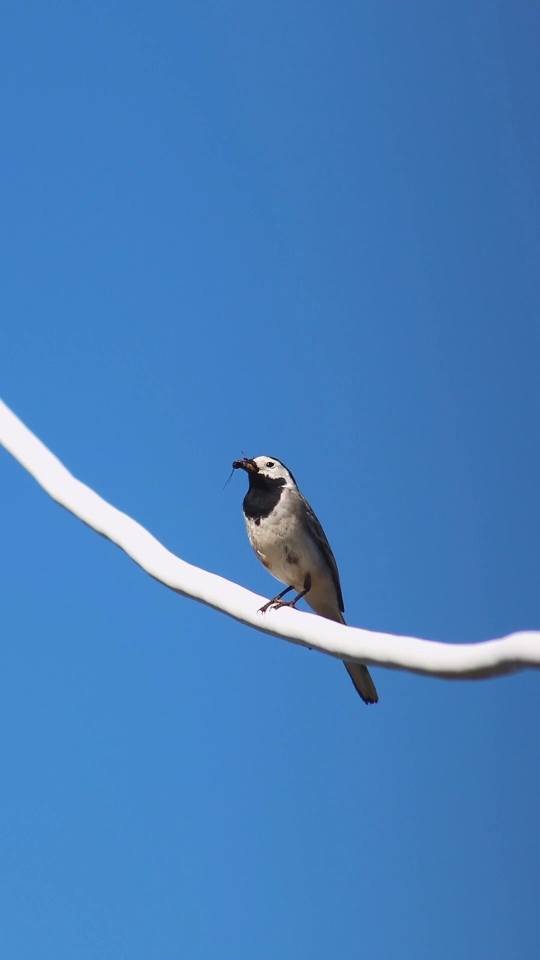
#> input picture frame 150 of opencv_study/videos/bird.mp4, 1080 x 1920 px (shown at 1/2 size)
$ python 'opencv_video bird.py'
#> lines starting #> are read from the running program, lines starting #| are printed output that depends on the picture

import cv2

cap = cv2.VideoCapture("opencv_study/videos/bird.mp4")

# 영상정보
width = cap.get(cv2.CAP_PROP_FRAME_WIDTH)
height = cap.get(cv2.CAP_PROP_FRAME_HEIGHT)
fps = cap.get(cv2.CAP_PROP_FPS)
frame_cnt = cap.get(cv2.CAP_PROP_FRAME_COUNT)

print("w:",width," h:",height," fps:",fps," 총 프레임수:",frame_cnt)

# 특정 시간의 영상 캡처하기( 프레임 저장 )
target_sec = 5

target_frame_num = int(fps * target_sec)

# 영상 캡처한 것을 이미지로 저장하기
cap.set(
    cv2.CAP_PROP_POS_FRAMES, target_frame_num
)
ret, frame = cap.read()
#> frame is the input picture: shape (1920, 1080, 3); mean B, G, R 189.7, 127.2, 70.1
cv2.imwrite("opencv_study/images/bird.png", frame)

frame_idx = 0
while True:
    ret, frame = cap.read() # 프레임 잘 읽었나? 이미지한장
    if not ret:
        break
    frame_idx += 1 # 프레인 번호
    small = cv2.resize(frame, (540,960))
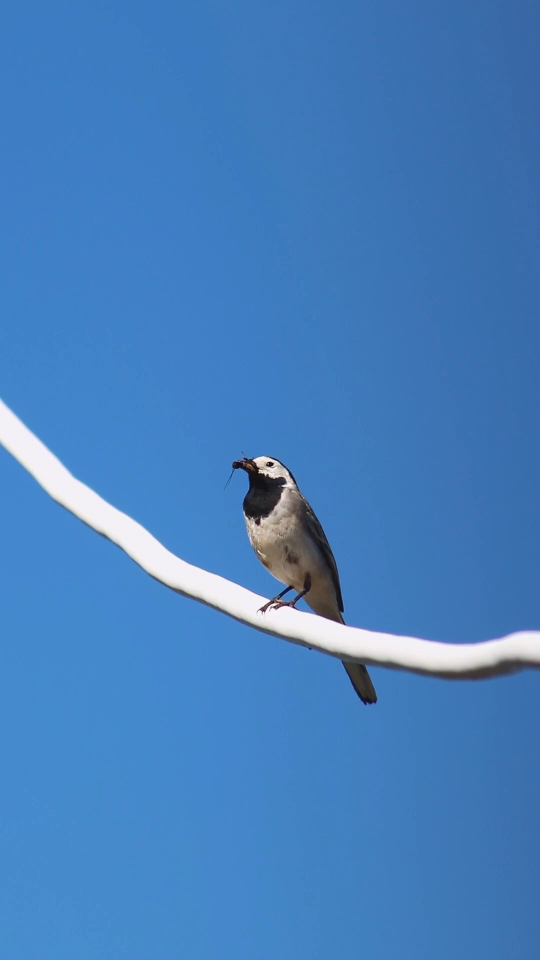
#> small: shape (960, 540, 3); mean B, G, R 189.7, 127.2, 70.1
    # copy_img = small.copy()
    # copy_img[100:200, 100:200] = [0,0,255]

    gray = cv2.cvtColor(small, cv2.COLOR_BGR2GRAY)
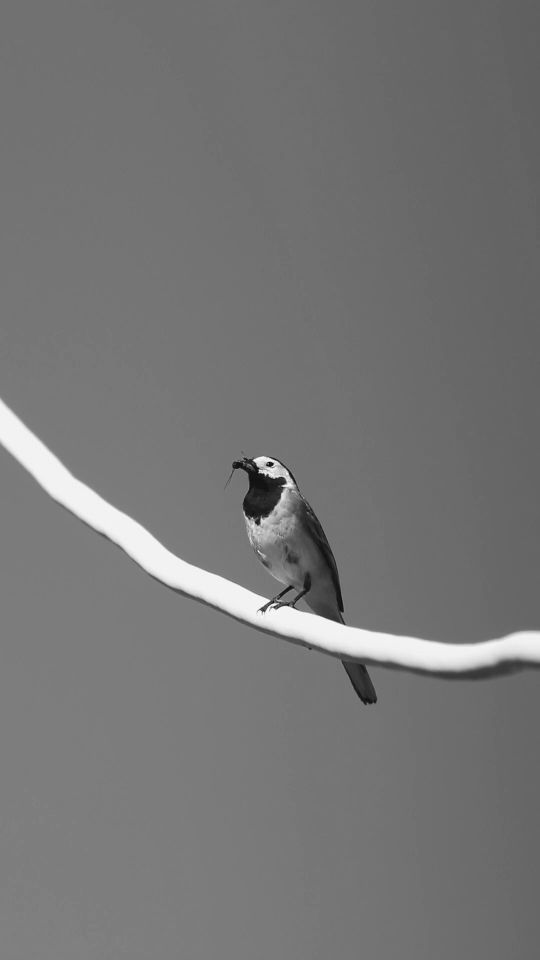
#> gray: shape (960, 540); min 15, max 247, mean 117.2

    if frame_idx == target_frame_num:
        cv2.imwrite("opencv_study/images/bird.png", frame)

    cv2.imshow("color", small)
    cv2.imshow("bird", gray)

    if cv2.waitKey(30) == 27: # esc키 코드는 27이다.
#> (key Esc is pressed here)
        break

cap.release() # 영상 파일이나 카메라 닫기(메모리 닫기)
cv2.destroyAllWindows()
